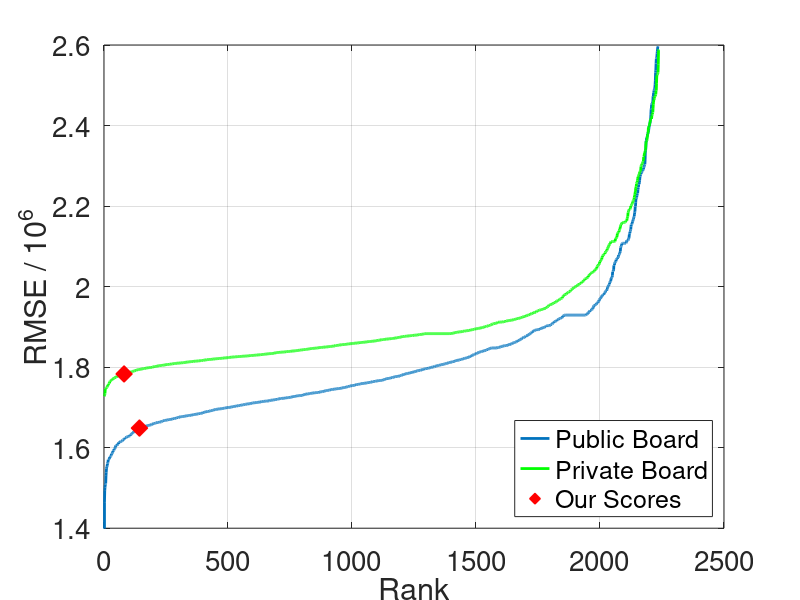

MATLAB code to generate this figure:
#!/usr/bin/env octave -qf

% f = figure;

% set(f, 'visible', 'off');
threash_hold = 2.6

private_s = load('private_board.txt');
private_s = sort(private_s) / 1e6;
private_s = private_s(private_s<threash_hold);

public_s = load('public_board.txt');
public_s = sort(public_s) / 1e6;
public_s = public_s(public_s<threash_hold);

our_private_score = 1783082.67907 / 1e6;
our_private_rank = sum(private_s < our_private_score);

our_public_score = 1648696.38015 / 1e6
our_public_rank = sum(public_s < our_public_score);

our_scores = [our_private_score, our_public_score];
our_ranks = [our_private_rank, our_public_rank];


plot(public_s, 'LineWidth', 2);
hold on;
plot(private_s, 'g','LineWidth', 2);
hold on;

plot(our_ranks, our_scores, 'rd', 'MarkerSize', 12, 'MarkerFaceColor', 'auto');

h = legend('Public Board','Private Board', 'Our Scores');

set(h, 'FontSize', 20, 'FontName', 'Helvetica', 'Location', 'Southeast');

grid on;

% title('Leaderboard', 'FontSize', 20, 'FontWeight', 'bold', 'FontName', 'Helvetica');
xlabel('Rank', 'FontSize', 20, 'FontName', 'Helvetica');
ylabel('RMSE / 10^6', 'FontSize', 20, 'FontName', 'Helvetica');

ylim([1.4 threash_hold])

set(gca, 'FontSize', 20, 'FontName', 'Helvetica');

filename = '../../figs/pb.eps'
fprintf(stdout, 'saving to %s\n', filename);

print('-depsc', filename, '-S800,480');
